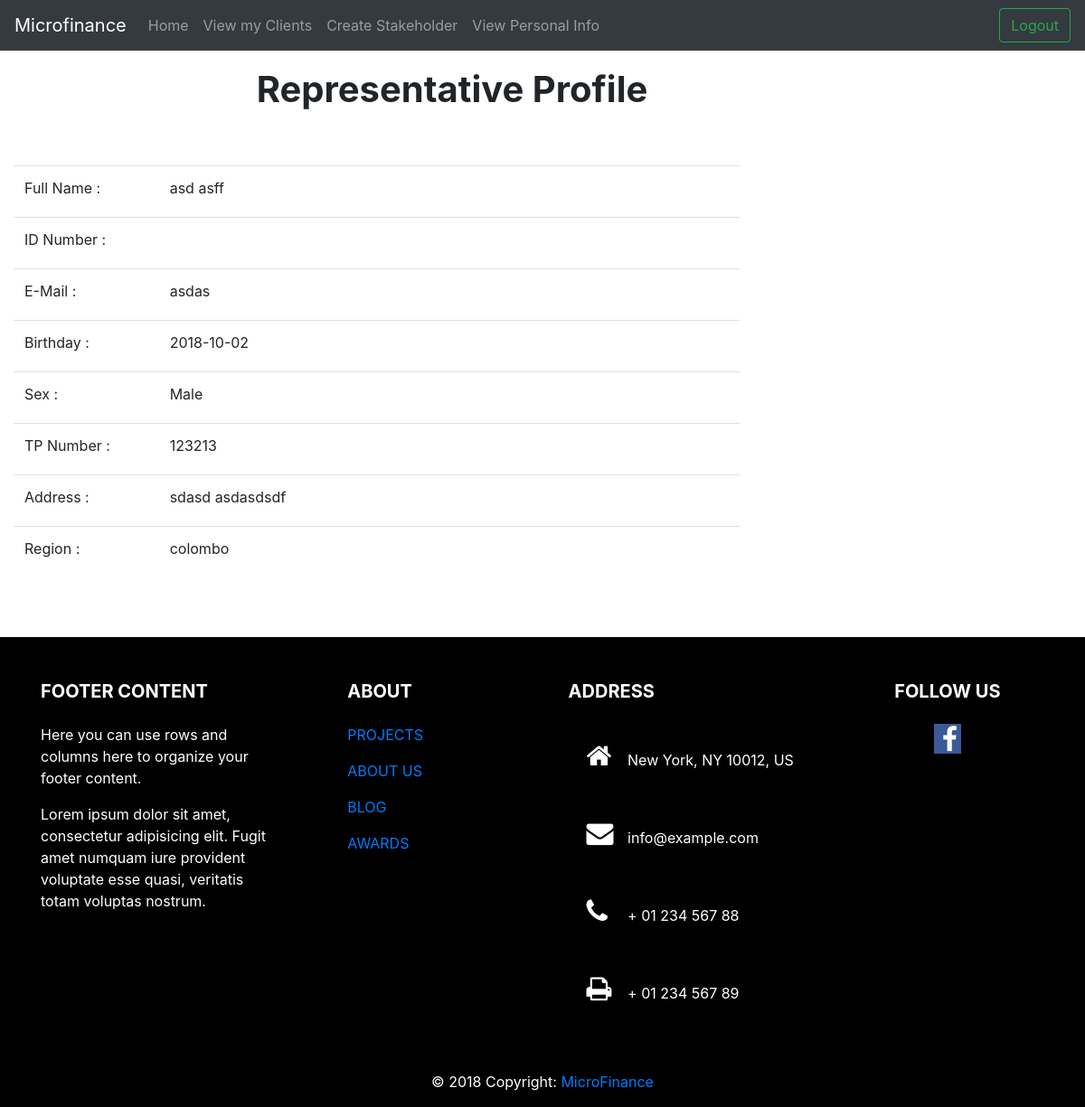
The page /Rep/viewpdetails.php (signed in) on the database as committed earlier.
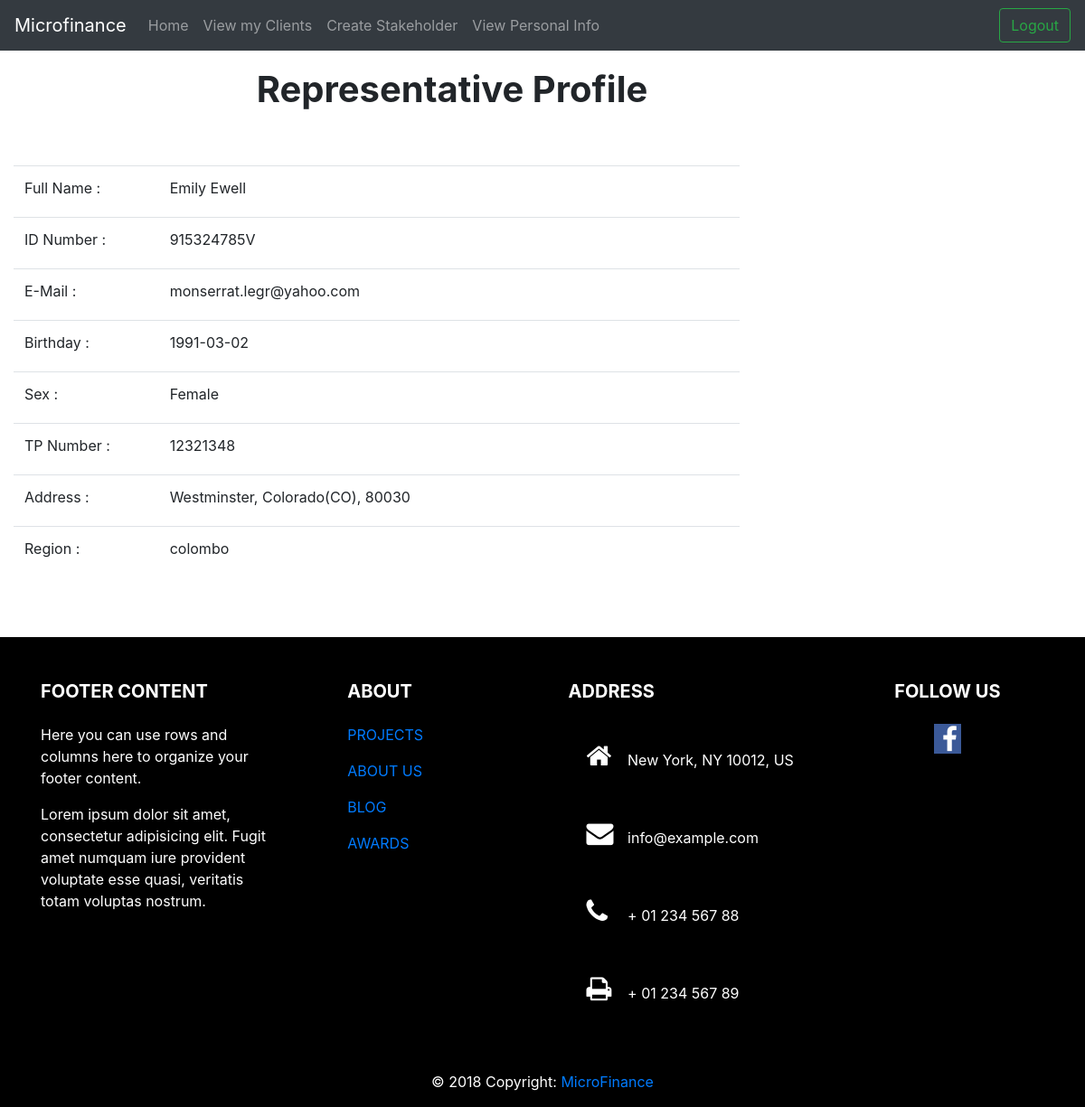
The same page on the database as committed later.
### tables this page shows
CREATE TABLE `representatives` (
  `rep_id` int(10) NOT NULL,
  `first_name` varchar(15) DEFAULT NULL,
  `last_name` varchar(15) DEFAULT NULL,
  `email` varchar(30) DEFAULT NULL,
  `birthday` date DEFAULT NULL,
  `tele_phone` int(10) DEFAULT NULL,
  `address` text,
  `region` varchar(20) DEFAULT NULL,
  `nic` varchar(11) NOT NULL,
  `gender` enum('Male','Female') NOT NULL
);

### Classes/rep.php (called while the page is built, shortened)
<?php
class rep
{
    private $rep_id;
    public function getRepId()
    {
        return $this->rep_id;
    }
}

### Rep/viewpdetails.php (the view, shortened to what the changed rows need)
<!doctype html>
<html lang="en">
<head>
    <link rel="stylesheet" href="https://cdnjs.cloudflare.com/ajax/libs/font-awesome/4.7.0/css/font-awesome.min.css">
          <link href="../css/custom.css" rel="stylesheet">
    <?php
    require_once '../Classes/rep.php';
    ?>
    <link rel="stylesheet" href="https://stackpath.bootstrapcdn.com/bootstrap/4.1.3/css/bootstrap.min.css"
>
</head>
<body>
<main role="main">
    <div id="content" class="col-lg-10 col-sm-10">
        <h1 align="center"><b>Representative Profile</b></h1>
        <div class=" row" align="center">
            <div class="col-lg-10" align="left">
                <?php
                $dataconnect = new DbConnect();
                $link = $dataconnect->connect();
                $rep_id = $_SESSION['rep']->getRepId();
                $query = "SELECT * FROM representatives WHERE rep_id = '$rep_id'";
                $result = mysqli_query($link, $query);
                while ($row = mysqli_fetch_array($result)) {
                    ?>
                    <form action=../Client/editprofile.php method="POST">
                        <table style='margin-top:50px;' class="table">
                            <tr>
                                <td class="lcolumn" width="20%"><label for="full name">Full Name </label> :</td>
                                <td><?php echo '<label  name="fullname" class="add1">' . $row['first_name'] . ' ' . $row['last_name'] . '</label></br>' ?></td>
                            </tr>
                            <tr>
                                <td class="lcolumn" width="20%"><label for="id">ID Number </label> :</td>
                                <td><?php echo '<label  name="nic" class="add1">' . $row['nic'] . '</label></br>' ?></td>
                            </tr>
                            <tr>
                                <td class="lcolumn" width="20%"><label for="email">E-Mail </label> :</td>
                                <td><?php echo '<label  name="email" class="add1">' . $row['email'] . '</label></br>' ?></td>
                            </tr>
                            <tr>
                                <td class="lcolumn" width="20%"><label for="birthday">Birthday </label> :</td>
                                <td><?php echo '<label  name="birthday" class="add1">' . $row['birthday'] . '</label></br>' ?></td>
                            </tr>
                            <tr>
                                <td class="lcolumn" width="20%"><label for="gender">Sex </label> :</td>
                                <td><?php echo '<label  name="gender" class="add1">' . $row['gender'] . '</label></br>' ?></td>
                            </tr>
                            <tr>
                                <td class="lcolumn" width="20%"><label for="phone">TP Number </label> :</td>
                                <td><?php echo '<label  name="phone" class="add1">' . $row['tele_phone'] . '</label></br>' ?></td>
                            </tr>
                            <tr>
                                <td class="lcolumn" width="20%"><label for="adress">Address </label> :</td>
                                <td><?php echo '<label  name="address" class="add1">' . $row['address'] . '</label></br>' ?></td>
                            </tr>
                            <tr>
                                <td class="lcolumn" width="20%"><label for="region">Region </label> :</td>
                                <td><?php echo '<label  name="address" class="add1">' . $row['region'] . '</label></br>' ?></td>
                            </tr>
                        </table>
                    </form>
                    <?php
                }
                ?>
            </div>
        </div>
    </div>
</main>
</body>
</html>

Rows that differ between the two databases and show on the page:
changed representatives "colombo": first_name "asd" → "Emily"; last_name "asff" → "Ewell"; nic (not shown) → "915324785V"; email "asdas" → "monserrat.legr@yahoo.com"; birthday "2018-10-02" → "1991-03-02"; gender "Male" → "Female"; tele_phone "123213" → "12321348"; address "sdasd asdasdsdf" → "Westminster, Colorado(CO), 80030"
